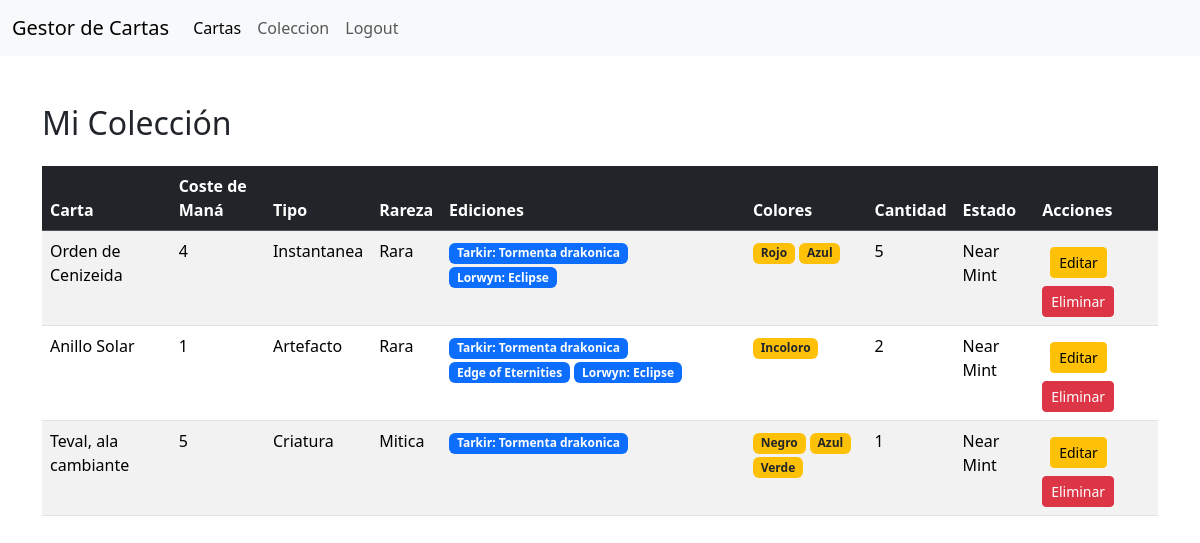
Page /mi-coleccion/ (signed in) on the earlier database version.
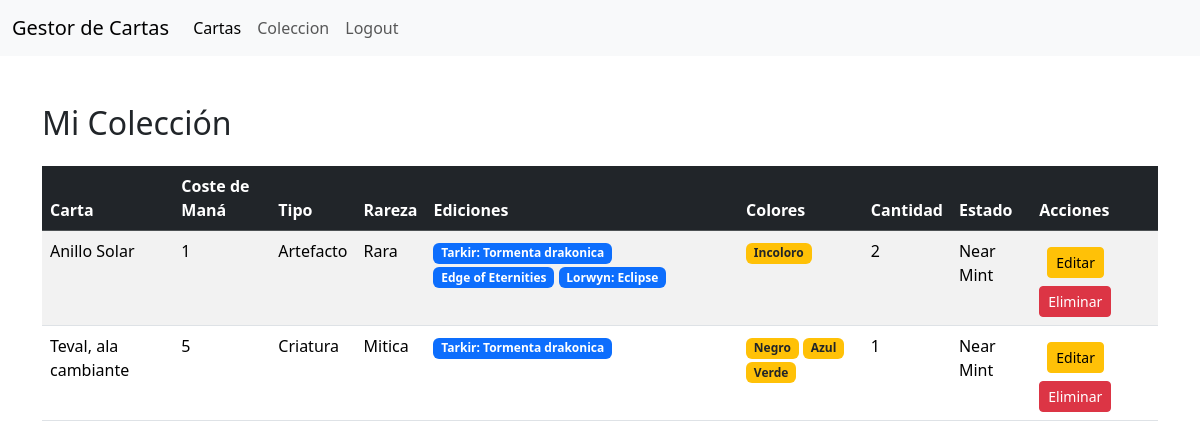
Same page on the later database version.
### GestorCartas/models.py (models this page shows, shortened)
class Coleccion(models.Model):
    usuario = models.ForeignKey(User, on_delete=models.CASCADE)
    carta = models.ForeignKey(Carta, on_delete=models.CASCADE)
    cantidad = models.PositiveIntegerField(default=1)
    estado = models.CharField(
        max_length=20,
        choices=[
            ("NM", "Near Mint"),
            ("LP", "Lightly Played"),
            ("MP", "Moderately Played"),
            ("HP", "Heavily Played"),
            ("DMG", "Damaged"),
        ],
        default="NM"
    )
    class Meta:
        constraints = [
            models.UniqueConstraint(
                fields=["usuario", "carta"],
                name="unique_usuario_carta"
            )
        ]

class Carta(models.Model):
    nombre = models.CharField(max_length=100, unique=True)
    coste_mana = models.CharField(max_length=20, blank=True)
    tipo = models.CharField(max_length=50)
    rareza = models.CharField(max_length=20)
    edicion = models.ManyToManyField(Edicion)
    colores = models.ManyToManyField(Color, blank=True)

class Edicion(models.Model):
    nombre = models.CharField(max_length=100, unique=True)
    codigo = models.CharField(max_length=10, unique=True)
    fecha_lanzamiento = models.DateField()

class Color(models.Model):
    nombre = models.CharField(max_length=20, unique=True)

### GestorCartas/views.py (the view)
# urls.py: path("mi-coleccion/", coleccion_usuario, name="coleccion_usuario"),
@login_required
def coleccion_usuario(request):
    coleccion = Coleccion.objects.filter(usuario=request.user).select_related("carta")
    return render(request, "coleccion.html", {"coleccion": coleccion})

### GestorCartas/Templates/coleccion.html
{% extends "index.html" %}
{% block content %}
<div class="container mt-4">
    <h2 class="mb-4">Mi Colección</h2>
    <table class="table table-striped table-hover">
        <thead class="table-dark">
            <tr>
                <th>Carta</th>
                <th>Coste de Maná</th>
                <th>Tipo</th>
                <th>Rareza</th>
                <th>Ediciones</th>
                <th>Colores</th>
                <th>Cantidad</th>
                <th>Estado</th>
                <th>Acciones</th>
            </tr>
        </thead>
        <tbody>
            {% for item in coleccion %}
            <tr>
                <td>{{ item.carta.nombre }}</td>
                <td>{{ item.carta.coste_mana }}</td>
                <td>{{ item.carta.tipo }}</td>
                <td>{{ item.carta.rareza }}</td>
                <td>
                    {% for ed in item.carta.edicion.all %}
                        <span class="badge bg-primary">{{ ed.nombre }}</span>
                    {% empty %}
                        <span class="text-muted">Sin ediciones</span>
                    {% endfor %}
                </td>
                <td>
                    {% for color in item.carta.colores.all %}
                        <span class="badge bg-warning text-dark">{{ color.nombre }}</span>
                    {% empty %}
                        <span class="text-muted">Incoloro</span>
                    {% endfor %}
                </td>
                <td>{{ item.cantidad }}</td>
                <td>{{ item.get_estado_display }}</td>
                <td><a href="{% url 'editar_coleccion' item.pk %}" class="btn m-2 btn-warning btn-sm"> Editar </a> <a href="{% url 'eliminar_coleccion' item.pk %}" class="btn btn-danger btn-sm" onclick="return confirm('¿Seguro que quieres eliminar esta carta de tu colección?');"> Eliminar </a></td>
            </tr>
            {% endfor %}
        </tbody>
    </table>
</div>
{% endblock %}

### GestorCartas/Templates/index.html (shortened to what this page needs)
<!DOCTYPE html>
<html lang="en">
  <head>
    {%block css%}
      <link href="https://cdn.jsdelivr.net/npm/bootstrap@5.3.8/dist/css/bootstrap.min.css" rel="stylesheet">
    {%endblock css%}
  </head>
  <body>
  {%block menu%}
  <nav class="navbar navbar-expand-lg bg-body-tertiary">
    <div class="container-fluid">
      <a class="navbar-brand" href="/home/">Gestor de Cartas</a>
      <div class="collapse navbar-collapse" id="navbarNavAltMarkup">
        <div class="navbar-nav">
          <a class="nav-link active" aria-current="page" href="/home/">Cartas</a>
            {% if user.is_authenticated %}
                <a class="nav-link" href="#">Coleccion</a>
                <a class="nav-link" href="{% url 'logout' %}">Logout</a>
            {% else %}
                <a class="nav-link" href="{% url 'login' %}">Login</a>
            {% endif %}
        </div>
      </div>
    </div>
  </nav>
  <br>
  {%endblock menu%}
  {% block content %}{% endblock %}
  </body>
</html>

Differences in the rows shown:
removed Coleccion: carta.nombre "Orden de Cenizeida", carta.coste_mana "4", carta.tipo "Instantanea", carta.rareza "Rara", cantidad "5", estado "Near Mint", Edicion (nombre "Tarkir: Tormenta drakonica"), Edicion (nombre "Lorwyn: Eclipse"), Color (nombre "Azul")
no longer on this page (row unchanged): Color: nombre "Rojo", shown under "Orden de Cenizeida"
